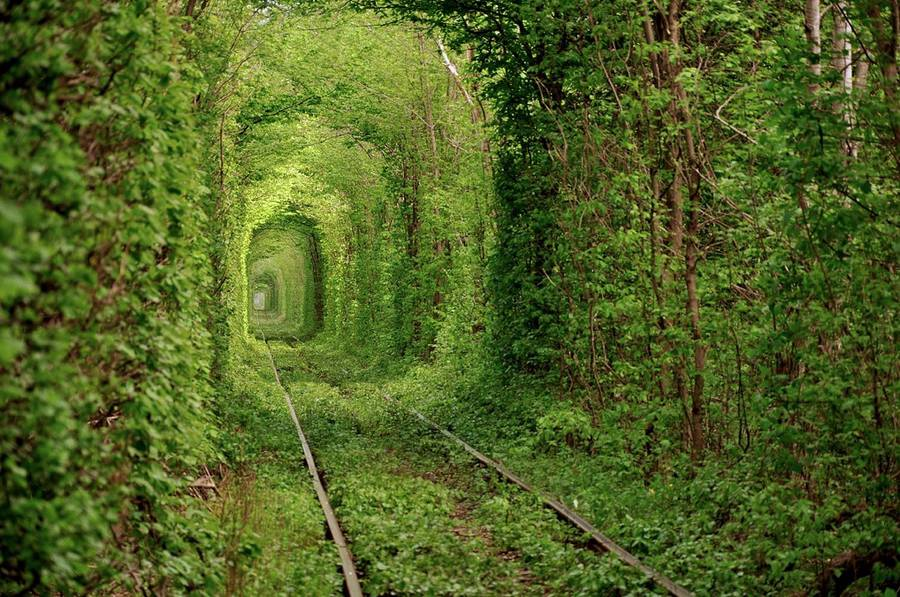
#> input picture Classes/20191031-Texture_Synthesis/hole_filling.jpg, 900 x 597 px
$ jupyter execute Hole_filling_with_simple_patch_match.ipynb
#> lines starting #> are read from the running program, lines starting #| are printed output that depends on the picture; after the words box and inside, x2 and y2 are one past the last pixel; in counts of white or black regions, pixels touching at a corner belong together
# Hole Filling Using Patch-Matching Algorithm

### The formulation of the problem.

Let we have an image $I\in\mathbb{R}^{H\times W\times 3}$ and a binary mask $M\in \{0,1\}^{H\times W}$. Suppose the pixels of $I$ which are marked by $1$ in the binary mask $M$ are unknown, i.e. we do not know the values $I_{ij}$ for every $i,j$ shuch that $M_{ij} = 1$ (and also we know all the values $I_{ij}$ for every $i,j$ such that $M_{ij}=0$).

The problem is $\textbf{to estimate the unknown values of}$ $I$.

###  The algorithm description.
- dilate the binary mask $M$ in order to get the area, from which we need to pick the pixels to fill the hole. The obtained binary mask let's denote by $M_{dil}$
- obtain such binary mask $M_{get}$ that $M_{get}(i,j) = 0 \Longleftrightarrow M(i,j)=0 \; \mbox{and} \; M_{dil}(i,j) = 1$
- for each scale (s = S, S-1, S-2, ..., 1)
    - downscale the image $I$, the mask $M$ and the mask $M_{get}$ to the size $\frac{H}{2^s}\times\frac{W}{2^s}$; let's denote the corresponding downscaled images by $I^s, M^s, M^s_{get}$
    - if s equals to S
        - fill the hole in $I^s$ (described by the mask $M^s$) with the random values $I^s(i,j)$, where $i,j$ are such coordinates that $M^s_{get}(i,j) = 1$. Upscale the obtained image by the factor $2$ and denote the new image by $I'^{s-1}$.
    - else obtain a new $I^s$ as $I^s = M^s \cdot I'^s + (1 - M^s)\cdot I^s$ and for each index $(i,j)$ for which $M^s(i,j)=1$
        - consider the patch $\omega(i,j)$ of $I^s$, centered at $(i,j)$
        - for some iterations, say $20$
            - find the best matching patch $\omega_{best}$ among all patches centered in such indices $(u,v)$ that $M_{get}(u,v) = 1$ (patch-matching is done with the $l_2$ distance between patches)
            - replace the value $I^s(i,j)$ with the center of the patch $\omega_{best}$
        - upscale the obtained image $I^s$ by the factor $2$ and denote the new image by $I'^{s-1}$.
- return the image $I^1$

#### Let's read the image

[cell 1]
import numpy as np
from tqdm import tqdm
import cv2
import matplotlib.pyplot as plt
from tqdm import tqdm
import random
plt.figure(figsize = (4,4));
# %matplotlib notebook

[cell 2]
img = cv2.imread('hole_filling.jpg')[:,:,::-1]
img = cv2.resize(img, (512, 512))/ 255.
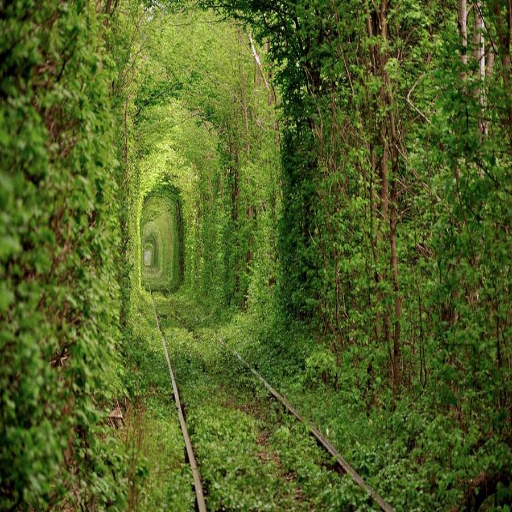
#> img: shape (512, 512, 3) float64; mean R, G, B 0.316, 0.38, 0.143
plt.imshow(img);

#### Let' make a mask to fill

[cell 3]
mask_to_fill = np.zeros_like(img[:,:,0])
mask_to_fill[50:100,150:200] = 1.0

# visualize the image with hole
img_with_hole = img.copy()
img_with_hole[np.stack([mask_to_fill]*3, axis = -1) == 1] = 0
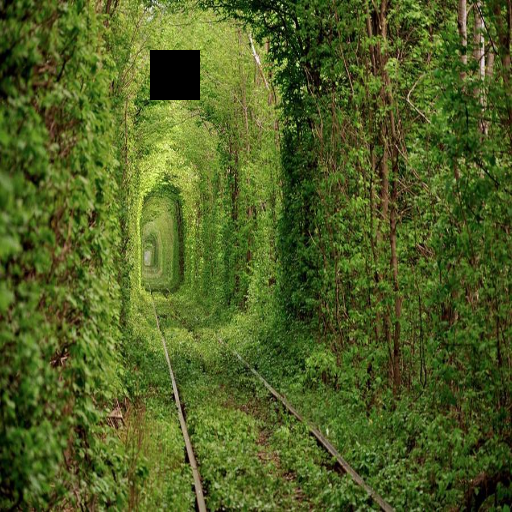
#> img_with_hole: shape (512, 512, 3) float64; 0.95% of pixels changed, all inside (x1, y1, x2, y2) = (150, 50, 200, 100)
plt.imshow(img_with_hole);

### Now let's proceed with the algorithm described above.

#### Get dilated mask and the mask $M_{get}$

[cell 4]
# TODO get dilation of the mask with the window sized (21,21)
dilated_mask = cv2.dilate(mask_to_fill, np.ones((21, 21)))
# dilated_mask = cv2.dilate(mask_to_fill, np.ones((41, 41)))

# TODO get the mask M_{get}
mask_to_get_patches = dilated_mask - mask_to_fill

[cell 5]
plt.imshow(mask_to_fill)
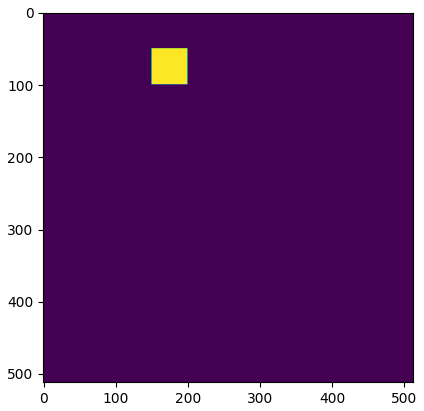
#> figure drawn by matplotlib, 1 panel

[cell 6]
plt.imshow(dilated_mask)

[cell 7]
plt.imshow(mask_to_get_patches)

#### The main loop

At first let's define the size of the window for patch matching and pad the image with zeros.

[cell 8]
kernel_radius = 10
kernel_size = 2*kernel_radius + 1

img_pad = np.zeros((img.shape[0]+kernel_size-1, img.shape[1]+kernel_size-1, 3))
img_pad[kernel_radius:-kernel_radius, kernel_radius:-kernel_radius,:] = img.copy()
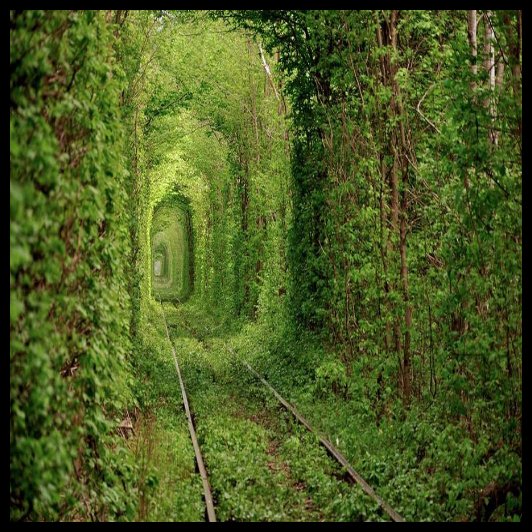
#> img_pad: shape (532, 532, 3) float64; mean R, G, B 0.293, 0.352, 0.132

[cell 9]
plt.imshow(img_pad)

[cell 10]
def ssd(arr1, arr2):
    return np.sum((arr1 - arr2)**2)

[cell 11]
def get_where_indices(arr):
    arr = np.where(arr)
    return np.array([[arr[0][i], arr[1][i]] for i in range(len(arr[0]))])

[cell 12]
# I = img_pad.copy()
I = img_with_hole.copy()
H, W = img.shape[0], img.shape[1]
#> H = 512; W = 512
I = cv2.resize(I, (W//(2**4), H//(2**4)))
kernel_size = 4
for s in range(4,0,-1):
    I_res = cv2.resize(img, (W//(2**s), H//(2**s)))
    M = cv2.resize(mask_to_fill, (W//(2**s), H//(2**s)), interpolation=cv2.INTER_NEAREST)
    M = np.stack([M]*3, axis = -1)
    M_get = cv2.resize(mask_to_get_patches, (W//(2**s), H//(2**s)), interpolation=cv2.INTER_NEAREST)
    M_get = np.stack([M_get]*3, axis = -1)
    if s == 4:
        # TODO fill the hole M randomly from the M_get and upscale I at the end
        indices = np.column_stack(np.where(M_get == 1))
        for pixel in np.column_stack(np.where(M == 1)):
            pixel_choice = random.choice(indices)
            I_res[pixel[0], pixel[1], pixel[2]] = I_res[pixel_choice[0], pixel_choice[1], pixel_choice[2]]
        I = cv2.resize(I_res, (I_res.shape[0] * (2), I_res.shape[1] * (2)))
    else:
        # TODO define below the main function "fill_the_hole"
        I_res = M * I + (1-M)*I_res
        for pixel in np.column_stack(np.where(M[:, :, 0]==1)):
            i, j = pixel[0], pixel[1]
            patch_i = int(i - kernel_size / 2)
            patch_j = int(j - kernel_size / 2)
            patch_to_replace = I_res[patch_i : patch_i + kernel_size, patch_j : patch_j + kernel_size]
            where_to_get = get_where_indices(M_get[:,:,0])

            for _ in range(20):
                np.random.shuffle(where_to_get)
                scores = []
                for idx_get in range(20):
                    i_get, j_get = where_to_get[idx_get]
                    patch_i_get = int(i_get - kernel_size / 2)
                    patch_j_get = int(j_get - kernel_size / 2)
                    patch_to_get = I_res[patch_i_get : patch_i_get + kernel_size, patch_j_get : patch_j_get + kernel_size]

                    score = ssd(patch_to_get, patch_to_replace)
                    scores.append(score)
                scores = np.array(scores)
                scores_ = np.argwhere(scores == min(scores)).flatten()
                i_best, j_best = where_to_get[random.choice(scores_)]
                I_res[i, j] = I_res[i_best, j_best]

        I = cv2.resize(I_res, (I_res.shape[0] * (2), I_res.shape[1] * (2)))
#> this loop made 4 passes
#> pass 1, `I = cv2.resize(I_res, (I_res.shape[0] * (2), I_res.shape[1] * (2)))`:
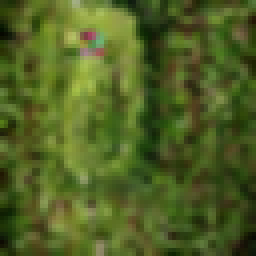
#> I: shape (64, 64, 3) float64 (shown 4 times larger); mean R, G, B 0.315, 0.379, 0.141
#> pass 2, `I_res = cv2.resize(img, (W//(2**s), H//(2**s)))`:
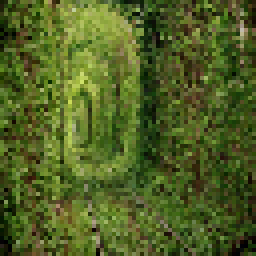
#> I_res: shape (64, 64, 3) float64 (shown 4 times larger); mean R, G, B 0.315, 0.379, 0.142
#> after the loop:
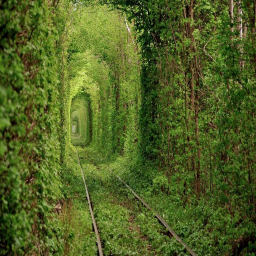
#> I_res: shape (256, 256, 3) float64; mean R, G, B 0.316, 0.38, 0.143
#> after the loop:
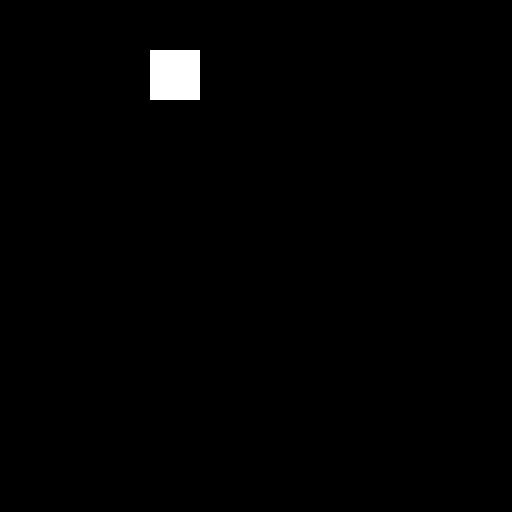
#> mask_to_fill: shape (512, 512) float64; values 0 (black) and 1 (white), 0.95% white; 1 white region, box (x1, y1, x2, y2) and area: (150, 50, 200, 100) 2500
#> after the loop:
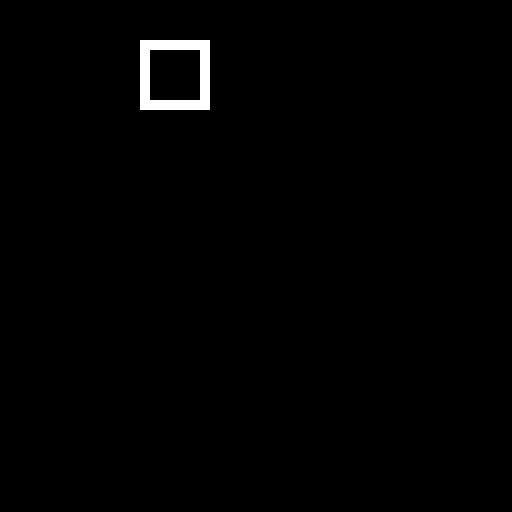
#> mask_to_get_patches: shape (512, 512) float64; values 0 (black) and 1 (white), 0.92% white; 1 white region, box (x1, y1, x2, y2) and area: (140, 40, 210, 110) 2400

[cell 13]
plt.imshow(I)
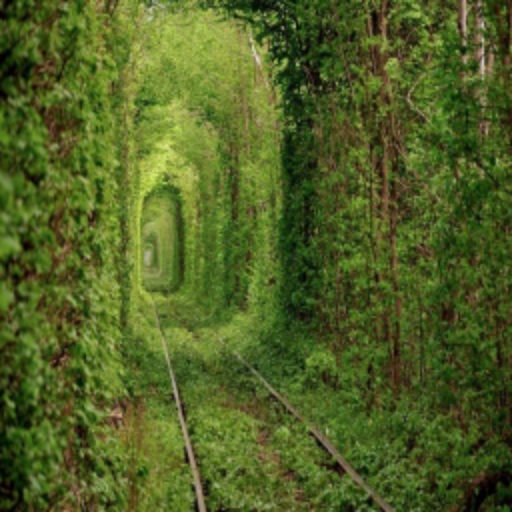
#> shown: shape (512, 512, 3) float64; mean R, G, B 0.316, 0.38, 0.143
